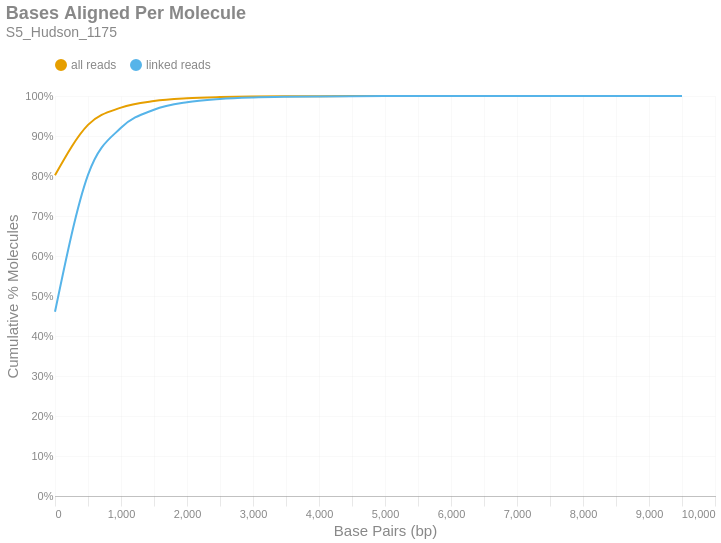

Write notebook code for a chart like this one.
### Markdown cell above
### Bases Aligned Per Molecule
This is a cumulative frequency distribution showing the number of base pairs aligned per unique molecule. These data are shown in 500 bp bins. There are two distributions: one with `all reads` (yellow) and another with only `linked reads` (blue). The percent of molecules in the `linked reads` distribution is relative to the total number of linked molecules.

### Code cell
if SKIPLR:
    print_html(f"Skipped")
else:
    binned_df = consolidated_hist(valids['aligned_bp'], mask, 500, True)
    with SafeRender(binned_df):
        (
            density_plot(binned_df, 'Bases Aligned Per Molecule', samplename, 'basesper')
            .encode(
                x=alt.X('bin:Q', title="Base Pairs (bp)").axis(tickMinStep=500).scale(padding=0),
                y=alt.Y('value:Q', title='Cumulative % Molecules')
                    .axis(format='%')
                    .scale(domain = [0,1])
                    .stack(False),
                color=alt.Color("key:N").scale(domain = ["all reads", "linked reads"]),
                tooltip = [
                    alt.Tooltip("key:N", title = "Data Type"),
                    alt.Tooltip("range_label:N", title="Bases Aligned Per Molecule"),
                    alt.Tooltip("value:Q", format = ".2%", title="% Molecules (Cum.)")
                ]
            )
        ).display()

### Figure 1 — Vega-Lite specification as saved in the notebook (floating-point values rounded to 4 significant figures)
{"width": "container", "height": 400, "config": {"title": {"anchor": "start", "dy": -15, "fontSize": 18, "color": "#888888", "subtitleColor": "#888888", "subtitleFontSize": 14}, "arc": {"fill": "#0072B2"}, "axis": {"domainColor": "#888888", "domainWidth": 0.5, "gridWidth": 0.2, "grid": false, "titleFontWeight": 400, "titleFontSize": 15, "labelFontSize": 11, "labelColor": "#888888", "tickColor": "#888888", "tickWidth": 0.2, "titleColor": "#888888"}, "axisBand": {"grid": false}, "axisX": {"grid": true, "tickSize": 10, "domainCap": "round"}, "axisY": {"domain": false, "grid": true, "tickSize": 0, "domainCap": "round"}, "background": "transparent", "header": {"labelFontSize": 15, "labelColor": "#888888", "titleFontSize": 15, "titleFontWeight": 600, "titleColor": "#888888"}, "legend": {"labelFont": "sans-serif", "labelFontSize": 12, "labelColor": "#888888", "symbolSize": 100, "symbolType": "circle", "titleFontSize": 12, "titlePadding": 10, "titleColor": "#888888", "title": null, "orient": "top"}, "range": {"category": ["#E69F00", "#56B4E9", "#009E73", "#F0E442", "#0072B2", "#D55E00", "#CC79A7", "#000000"], "diverging": ["#cfe8f3", "#a2d4ec", "#73bfe2", "#46abdb", "#1696d2", "#12719e"]}, "area": {"fill": "#0072B2", "fillOpacity": 0.7, "line": true, "strokeOpacity": 0.7}, "line": {"color": "#0072B2", "stroke": "#0072B2", "strokeWidth": 2}, "trail": {"color": "#0072B2", "stroke": "#0072B2", "strokeWidth": 0, "size": 1}, "point": {"filled": true, "fillOpacity": 1.0, "size": 95}, "text": {"color": "#888888", "fontSize": 11, "align": "right", "fontWeight": 400, "size": 11}, "bar": {"fill": "#0072B2", "stroke": null}, "view": {"stroke": null, "continuousWidth": 660, "continuousHeight": 400}}, "data": {"name": "data-618aa65572b39892b226e81dbb2cf815"}, "mark": {"type": "line", "interpolate": "monotone", "point": {"opacity": 0, "size": 275}}, "encoding": {"color": {"field": "key", "scale": {"domain": ["all reads", "linked reads"]}, "type": "nominal"}, "tooltip": [{"field": "key", "title": "Data Type", "type": "nominal"}, {"field": "range_label", "title": "Bases Aligned Per Molecule", "type": "nominal"}, {"field": "value", "format": ".2%", "title": "% Molecules (Cum.)", "type": "quantitative"}], "x": {"axis": {"tickMinStep": 500}, "field": "bin", "scale": {"padding": 0}, "title": "Base Pairs (bp)", "type": "quantitative"}, "y": {"axis": {"format": "%"}, "field": "value", "scale": {"domain": [0, 1]}, "stack": false, "title": "Cumulative % Molecules", "type": "quantitative"}}, "params": [{"name": "param_c36ac31b6afebe62", "select": {"type": "point", "fields": ["key"]}, "bind": "legend"}], "title": {"text": "Bases Aligned Per Molecule", "subtitle": "S5_Hudson_1175"}, "transform": [{"fold": ["all reads (cumsum)", "linked reads (cumsum)"]}, {"calculate": "replace(datum.key, ' (cumsum)', '')", "as": "key"}, {"filter": {"param": "param_c36ac31b6afebe62"}}], "usermeta": {"embedOptions": {"downloadFileName": "S5_Hudson_1175.basesper"}}, "$schema": "https://vega.github.io/schema/vega-lite/v6.1.0.json", "datasets": {"data-618aa65572b39892b226e81dbb2cf815": [{"bin": "0.0", "interval": "0.0-500.0", "all reads": 0.8019, "linked reads": 0.4605, "all reads (cumsum)": 0.8019, "linked reads (cumsum)": 0.4605, "range_label": "0-499"}, {"bin": "500.0", "interval": "500.0-1000.0", "all reads": 0.126, "linked reads": 0.3422, "all reads (cumsum)": 0.9279, "linked reads (cumsum)": 0.8027, "range_label": "500-999"}, {"bin": "1000.0", "interval": "1000.0-1500.0", "all reads": 0.04312, "linked reads": 0.1179, "all reads (cumsum)": 0.971, "linked reads (cumsum)": 0.9205, "range_label": "1000-1499"}, {"bin": "1500.0", "interval": "1500.0-2000.0", "all reads": 0.01652, "linked reads": 0.0452, "all reads (cumsum)": 0.9875, "linked reads (cumsum)": 0.9658, "range_label": "1500-1999"}, {"bin": "2000.0", "interval": "2000.0-2500.0", "all reads": 0.006806, "linked reads": 0.01863, "all reads (cumsum)": 0.9943, "linked reads (cumsum)": 0.9844, "range_label": "2000-2499"}, {"bin": "2500.0", "interval": "2500.0-3000.0", "all reads": 0.002946, "linked reads": 0.008062, "all reads (cumsum)": 0.9972, "linked reads (cumsum)": 0.9924, "range_label": "2500-2999"}, {"bin": "3000.0", "interval": "3000.0-3500.0", "all reads": 0.001401, "linked reads": 0.003836, "all reads (cumsum)": 0.9986, "linked reads (cumsum)": 0.9963, "range_label": "3000-3499"}, {"bin": "3500.0", "interval": "3500.0-4000.0", "all reads": 0.000668, "linked reads": 0.001829, "all reads (cumsum)": 0.9993, "linked reads (cumsum)": 0.9981, "range_label": "3500-3999"}, {"bin": "4000.0", "interval": "4000.0-4500.0", "all reads": 0.0003365, "linked reads": 0.0009212, "all reads (cumsum)": 0.9996, "linked reads (cumsum)": 0.999, "range_label": "4000-4499"}, {"bin": "4500.0", "interval": "4500.0-5000.0", "all reads": 0.0001751, "linked reads": 0.0004793, "all reads (cumsum)": 0.9998, "linked reads (cumsum)": 0.9995, "range_label": "4500-4999"}, {"bin": "5000.0", "interval": "5000.0-5500.0", "all reads": 9.143e-05, "linked reads": 0.0002503, "all reads (cumsum)": 0.9999, "linked reads (cumsum)": 0.9998, "range_label": "5000-5499"}, {"bin": "5500.0", "interval": "5500.0-6000.0", "all reads": 3.961e-05, "linked reads": 0.0001084, "all reads (cumsum)": 1.0, "linked reads (cumsum)": 0.9999, "range_label": "5500-5999"}, {"bin": "6000.0", "interval": "6000.0-6500.0", "all reads": 2.174e-05, "linked reads": 5.951e-05, "all reads (cumsum)": 1.0, "linked reads (cumsum)": 0.9999, "range_label": "6000-6499"}, {"bin": "6500.0", "interval": "6500.0-7000.0", "all reads": 1.31e-05, "linked reads": 3.587e-05, "all reads (cumsum)": 1.0, "linked reads (cumsum)": 1.0, "range_label": "6500-6999"}, {"bin": "7000.0", "interval": "7000.0-7500.0", "all reads": 6.254e-06, "linked reads": 1.712e-05, "all reads (cumsum)": 1.0, "linked reads (cumsum)": 1.0, "range_label": "7000-7499"}, {"bin": "7500.0", "interval": "7500.0-8000.0", "all reads": 2.085e-06, "linked reads": 5.706e-06, "all reads (cumsum)": 1.0, "linked reads (cumsum)": 1.0, "range_label": "7500-7999"}, {"bin": "8000.0", "interval": "8000.0-8500.0", "all reads": 1.787e-06, "linked reads": 4.891e-06, "all reads (cumsum)": 1.0, "linked reads (cumsum)": 1.0, "range_label": "8000-8499"}, {"bin": "8500.0", "interval": "8500.0-9000.0", "all reads": 1.191e-06, "linked reads": 3.261e-06, "all reads (cumsum)": 1.0, "linked reads (cumsum)": 1.0, "range_label": "8500-8999"}, {"bin": "9000.0", "interval": "9000.0-9500.0", "all reads": 2.978e-07, "linked reads": 8.152e-07, "all reads (cumsum)": 1.0, "linked reads (cumsum)": 1.0, "range_label": "9000-9499"}, {"bin": "9500.0", "interval": "9500.0-10000.0", "all reads": 1.191e-06, "linked reads": 3.261e-06, "all reads (cumsum)": 1.0, "linked reads (cumsum)": 1.0, "range_label": "9500-9999"}]}}
